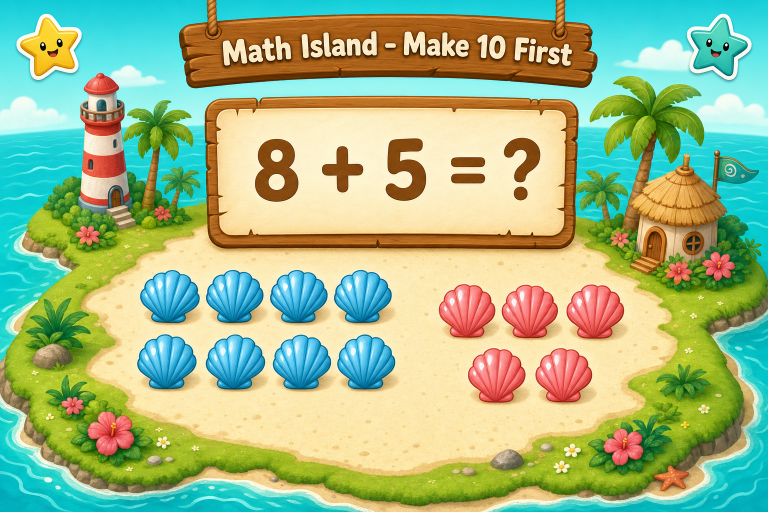
#> input picture scripts/assets/make-ten-first-v2/scene1.png, 1536 x 1024 px (shown at 1/2 size)
$ python -i tens_and_ones_video_v3.py   (imports and definitions only)
#> lines starting #> are read from the running program, lines starting #| are printed output that depends on the picture
from __future__ import annotations

import importlib.util
import math
import shutil
import subprocess
from pathlib import Path

from PIL import Image, ImageDraw, ImageFilter, ImageFont

BASE_PATH = Path('/Users/mac/tools/math-island/scripts/make_ten_first_video.py')
spec = importlib.util.spec_from_file_location('make_ten_first_video_base', BASE_PATH)
# [2 lines not run here, left out]
base = importlib.util.module_from_spec(spec)
# [1 line not run here, left out]

WIDTH = 1280
HEIGHT = 720
FPS = 12
DURATION = 42.264
TOTAL_FRAMES = math.ceil(DURATION * FPS)

ROOT = Path('/Users/mac/tools/math-island')
OUTPUT_DIR = ROOT / 'dist/video'
FRAMES_DIR = OUTPUT_DIR / 'frames/tens-and-ones-v3'
SILENT_VIDEO = OUTPUT_DIR / 'math-island-tens-and-ones-v3-silent.mp4'
FINAL_VIDEO = OUTPUT_DIR / 'math-island-tens-and-ones-v3.mp4'
AUDIO = OUTPUT_DIR / 'tens-and-ones-v3-narration-synced.mp3'

FONT_HEAD = '/System/Library/Fonts/Supplemental/Arial Rounded Bold.ttf'
FONT_BODY = '/System/Library/Fonts/Supplemental/Arial.ttf'

SKY_TOP = (168, 226, 243)
SKY_BOTTOM = (230, 246, 252)
OCEAN = (109, 204, 217)
OCEAN_DEEP = (71, 171, 208)
SAND = (240, 217, 160)
SAND_LIGHT = (247, 233, 192)
GRASS = (131, 201, 150)
GRASS_LIGHT = (190, 226, 160)
INK = (121, 79, 39)
SUBINK = (114, 93, 66)
WHITE = (253, 253, 245)
PARCHMENT = (240, 232, 216)
MINT = (25, 200, 185)
TEAL = (111, 196, 236)
GOLD = (245, 195, 28)
CORAL = (229, 146, 102)
ANSWER = (236, 118, 141)
BERRY = (177, 125, 238)
LEAF = (125, 195, 149)
SHADOW = (61, 52, 40, 28)

SCENES = [
    (0.0, 6.0),
    (6.0, 12.0),
    (12.0, 18.5),
    (18.5, 25.0),
    (25.0, 31.0),
    (31.0, 36.5),
    (36.5, DURATION),
]


def clamp(x: float, lo: float = 0.0, hi: float = 1.0) -> float:
    return max(lo, min(hi, x))


def ease(x: float) -> float:
    x = clamp(x)
    return x * x * (3 - 2 * x)


def scene_progress(t: float, idx: int) -> float:
    start, end = SCENES[idx]
    return clamp((t - start) / (end - start))


def lerp(a: float, b: float, p: float) -> float:
    return a + (b - a) * p


def mix(c1: tuple[int, int, int], c2: tuple[int, int, int], p: float) -> tuple[int, int, int]:
    p = clamp(p)
    return (
        int(lerp(c1[0], c2[0], p)),
        int(lerp(c1[1], c2[1], p)),
        int(lerp(c1[2], c2[2], p)),
    )


def rgba(rgb: tuple[int, int, int], a: int = 255) -> tuple[int, int, int, int]:
    return rgb + (a,)


def load_font(size: int, heading: bool = False):
    return ImageFont.truetype(FONT_HEAD if heading else FONT_BODY, size=size)


def text_bbox(draw: ImageDraw.ImageDraw, text: str, font) -> tuple[float, float]:
    l, t, r, b = draw.textbbox((0, 0), text, font=font)
    return float(r - l), float(b - t)


# [37 lines left out: functions draw_centered_text, wrap_text, island_shadow, draw_wood_card, not called in this run]


def draw_star_sticker(draw: ImageDraw.ImageDraw, x: float, y: float, r: float, fill=(247, 205, 103)):
    pts = []
    for i in range(10):
        ang = -math.pi / 2 + i * math.pi / 5
        rr = r if i % 2 == 0 else r * 0.45
        pts.append((x + math.cos(ang) * rr, y + math.sin(ang) * rr))
    draw.polygon(pts, fill=fill, outline=(255, 242, 210, 255))


# [6 lines left out: function draw_sparkles, not called in this run]


def draw_flower(draw: ImageDraw.ImageDraw, x: float, y: float, scale: float = 1.0):
    petal_colors = [(248, 166, 178), (130, 213, 187), (247, 205, 103)]
    r = 7 * scale
    for dx, dy, c in [(-8, 0, petal_colors[0]), (8, 0, petal_colors[1]), (0, -8, petal_colors[2]), (0, 8, petal_colors[0])]:
        draw.ellipse((x + dx - r, y + dy - r, x + dx + r, y + dy + r), fill=rgba(c, 240), outline=(255, 255, 255, 160), width=1)
    draw.ellipse((x - 5 * scale, y - 5 * scale, x + 5 * scale, y + 5 * scale), fill=(255, 243, 181, 255))


def draw_palm(draw: ImageDraw.ImageDraw, x: float, y: float, scale: float = 1.0):
    trunk = [(x, y), (x + 8 * scale, y - 30 * scale), (x + 14 * scale, y - 55 * scale)]
    draw.line(trunk, fill=(154, 131, 90, 255), width=max(2, int(6 * scale)))
    topx, topy = trunk[-1]
    for ang in [-70, -35, 0, 35, 70]:
        dx = 28 * scale * math.cos(math.radians(ang))
        dy = 20 * scale * math.sin(math.radians(ang))
        draw.ellipse((topx + dx - 16 * scale, topy + dy - 7 * scale, topx + dx + 16 * scale, topy + dy + 7 * scale), fill=(138, 198, 138, 255), outline=(95, 163, 119, 255), width=1)


def draw_path_pebbles(draw: ImageDraw.ImageDraw, points):
    for i, (x, y) in enumerate(points):
        w = 22 + (i % 2) * 8
        h = 12 + ((i + 1) % 2) * 6
        draw.ellipse((x - w, y - h, x + w, y + h), fill=(232, 226, 214, 220), outline=(212, 185, 122, 180), width=2)


def draw_background(img: Image.Image):
    px = img.load()
    if px is None:
        raise RuntimeError('Failed to access pixel buffer')
    for y in range(HEIGHT):
        p = y / HEIGHT
        color = mix(SKY_TOP, SKY_BOTTOM, p)
        for x in range(WIDTH):
            px[x, y] = color
    draw = ImageDraw.Draw(img, 'RGBA')

    draw.ellipse((950, 70, 1110, 230), fill=(255, 241, 170, 185))
    draw.ellipse((970, 90, 1090, 210), fill=(255, 248, 197, 185))

    draw.rectangle((0, 525, WIDTH, 610), fill=(143, 214, 220, 140))
    for y in [548, 568, 588]:
        for x in range(30, WIDTH, 120):
            draw.arc((x, y, x + 55, y + 18), start=0, end=180, fill=(255, 255, 255, 150), width=2)

    draw.pieslice((60, 355, 760, 980), 180, 360, fill=GRASS_LIGHT, outline=(95, 163, 119, 120))
    draw.pieslice((560, 405, 1235, 930), 180, 360, fill=GRASS)
    draw.rectangle((0, 590, WIDTH, HEIGHT), fill=SAND)
    draw.ellipse((170, 518, 1110, 690), fill=(246, 231, 178, 175), outline=(212, 185, 122, 120), width=4)

    pebbles = [(280, 605), (355, 598), (430, 610), (505, 600), (580, 612), (655, 603), (730, 612), (805, 600), (880, 609), (955, 600)]
    draw_path_pebbles(draw, pebbles)

    draw_palm(draw, 135, 568, 1.0)
    draw_palm(draw, 1100, 560, 1.05)
    draw_flower(draw, 210, 612, 1.1)
    draw_flower(draw, 1030, 616, 1.0)
    draw_flower(draw, 1140, 620, 0.85)
    draw_star_sticker(draw, 126, 646, 16, fill=(130, 213, 187))
    draw_star_sticker(draw, 1156, 642, 16, fill=(247, 205, 103))


# [227 lines left out: functions draw_title, draw_caption, draw_equation, draw_small_badge, draw_shell_token, bundle_positions and 14 more, not called in this run]


def render_frame(frame_idx: int):
    t = frame_idx / FPS
    img = Image.new('RGB', (WIDTH, HEIGHT), SKY_TOP)
    draw_background(img)
    draw = ImageDraw.Draw(img, 'RGBA')

    if t < SCENES[1][0]:
        draw_scene1(draw, t)
    elif t < SCENES[2][0]:
        draw_scene2(draw, t)
    elif t < SCENES[3][0]:
        draw_scene3(draw, t)
    elif t < SCENES[4][0]:
        draw_scene4(draw, t)
    elif t < SCENES[5][0]:
        draw_scene5(draw, t)
    elif t < SCENES[6][0]:
        draw_scene6(draw, t)
    else:
        draw_scene7(draw, t)

    overlay = Image.new('RGBA', (WIDTH, HEIGHT), (0, 0, 0, 0))
    od = ImageDraw.Draw(overlay, 'RGBA')
    od.rectangle((0, 0, WIDTH, HEIGHT), fill=(255, 255, 255, 0))
    od.ellipse((-150, -80, 1430, 900), fill=(255, 255, 255, 0), outline=None)
    overlay = overlay.filter(ImageFilter.GaussianBlur(20))
    img = Image.alpha_composite(img.convert('RGBA'), overlay).convert('RGB')

    out = FRAMES_DIR / f'frame_{frame_idx:04d}.png'
    img.save(out)


# [5 lines left out: function ensure_dirs, not called in this run]


def run(cmd: list[str]):
    print('RUN:', ' '.join(cmd))
    subprocess.run(cmd, check=True)


# [20 lines left out: functions encode_video, main, not called in this run]


# [2 lines not run here, left out]

>>> import cv2
>>> picture = cv2.imread('assets/make-ten-first-v2/scene1.png', cv2.IMREAD_GRAYSCALE)
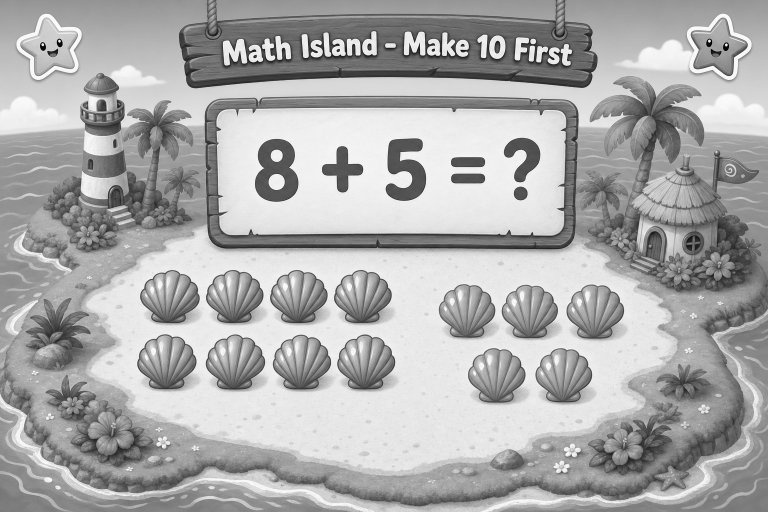
#> picture: shape (1024, 1536) (shown at 1/2 size); min 0, max 255, mean 170.7
>>> result = render_frame(picture)
#> in render_frame, `img = Image.new('RGB', (WIDTH, HEIGHT), SKY_TOP)`:
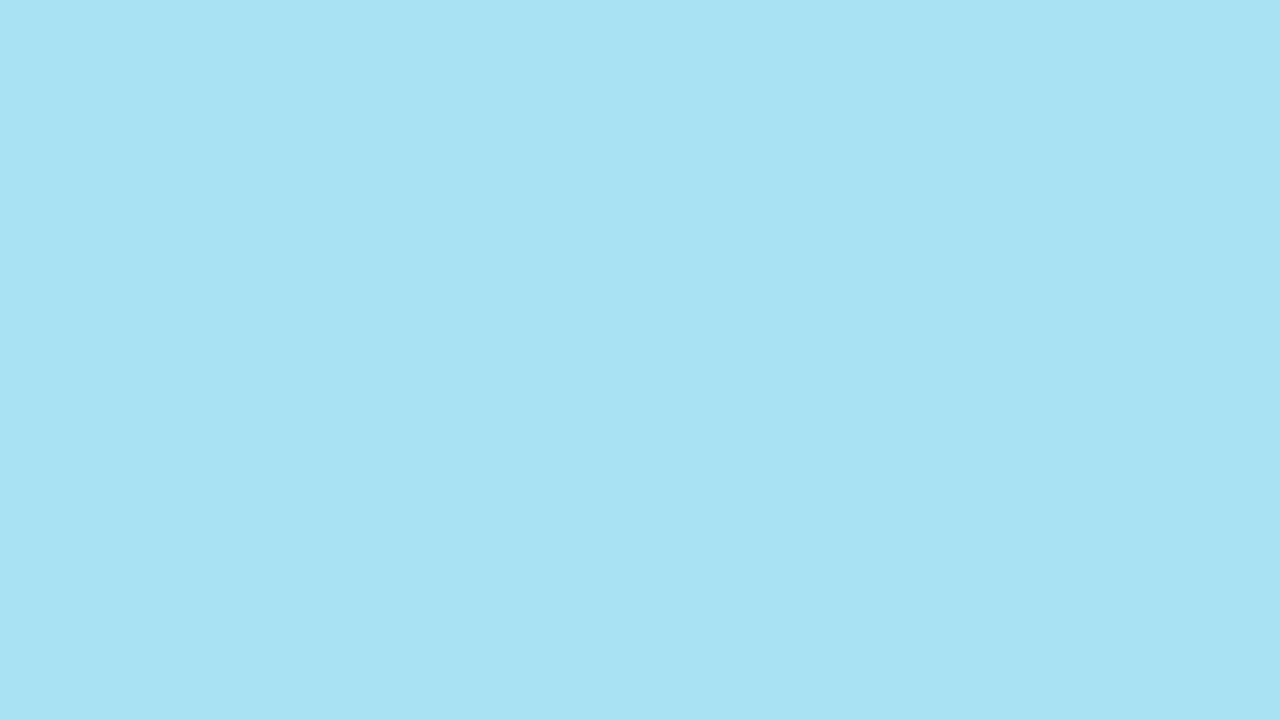
#> img: PIL image 1280x720 RGB; mean R, G, B 168, 226, 243
#> in draw_background, `draw = ImageDraw.Draw(img, 'RGBA')`:
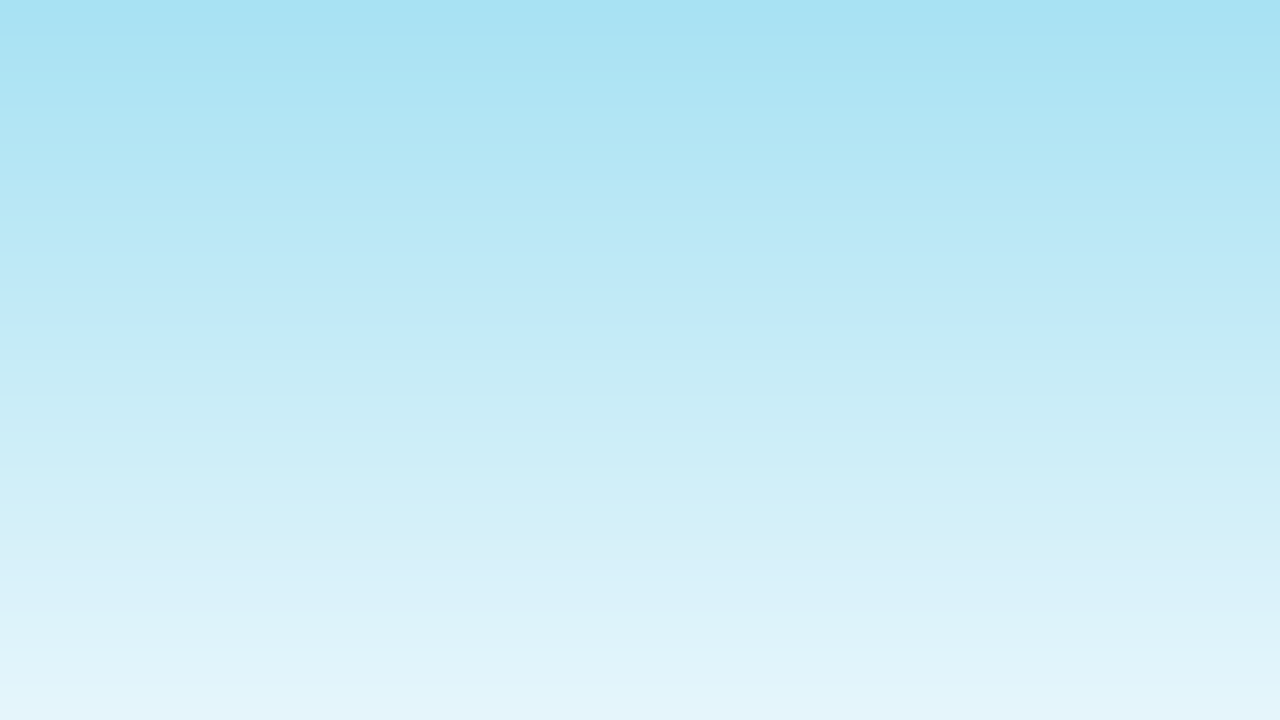
#> img: PIL image 1280x720 RGB; mean R, G, B 198.5, 235.5, 247
#> in render_frame, `draw_background(img)`:
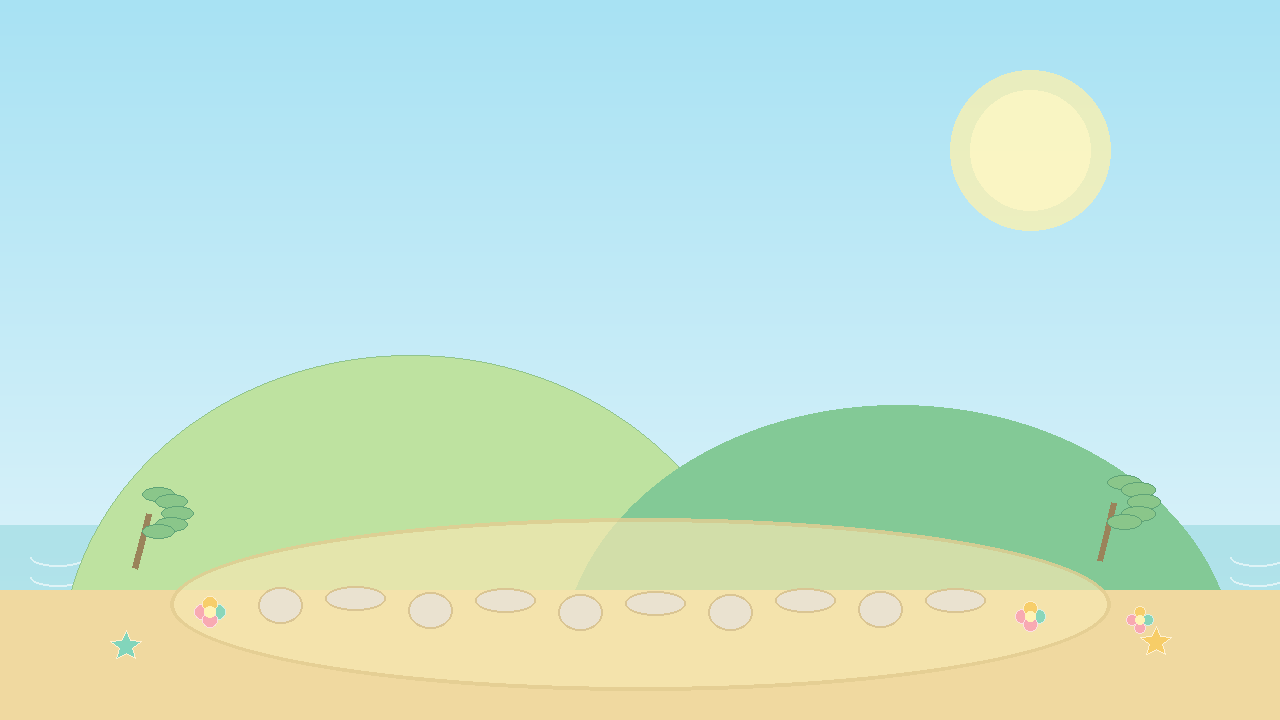
#> img: PIL image 1280x720 RGB; mean R, G, B 195.7, 226.8, 211.7
#> (the run stopped early here; a loop or call above may not have finished)

$ run again, on scripts/assets/make-ten-first-v2/scene2.png
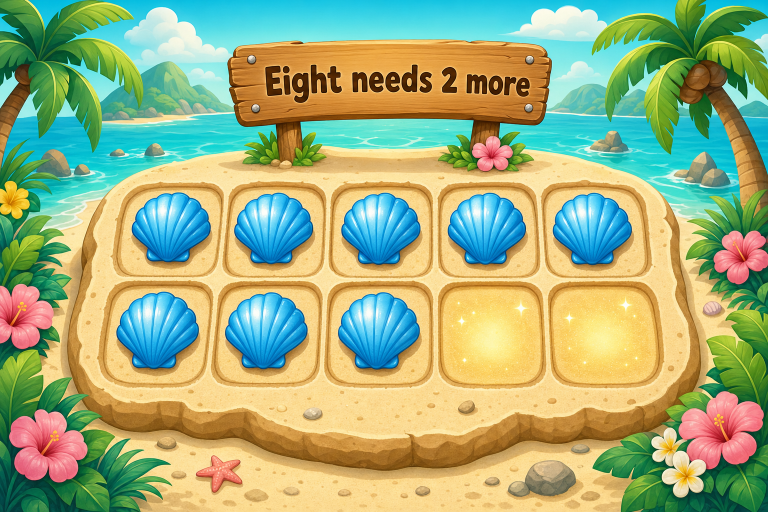
#> input picture scripts/assets/make-ten-first-v2/scene2.png, 1536 x 1024 px (shown at 1/2 size)
#> `picture = cv2.imread('assets/make-ten-first-v2/scene1.png', cv2.IMREAD..`:
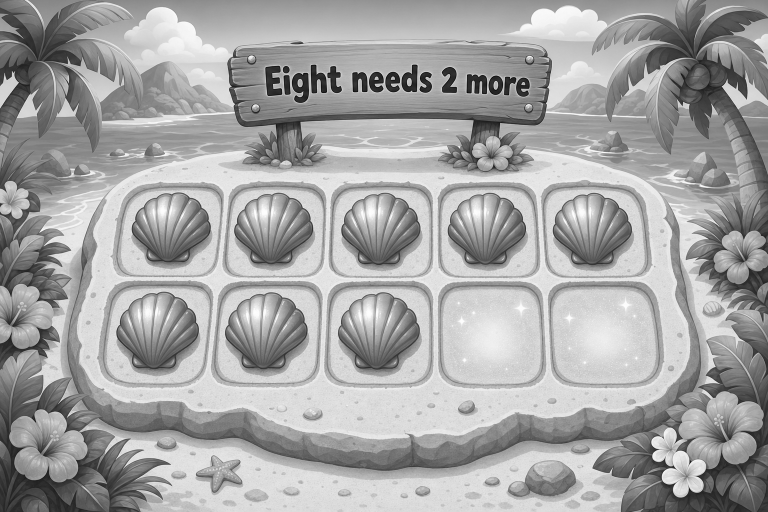
#> picture: shape (1024, 1536) (shown at 1/2 size); min 0, max 255, mean 164.2

$ run again, on scripts/assets/make-ten-first-v2/scene3.png
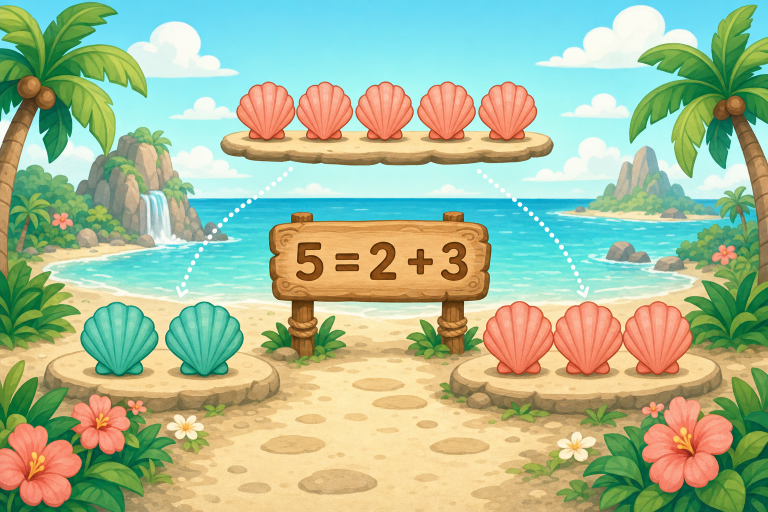
#> input picture scripts/assets/make-ten-first-v2/scene3.png, 1536 x 1024 px (shown at 1/2 size)
#> `picture = cv2.imread('assets/make-ten-first-v2/scene1.png', cv2.IMREAD..`:
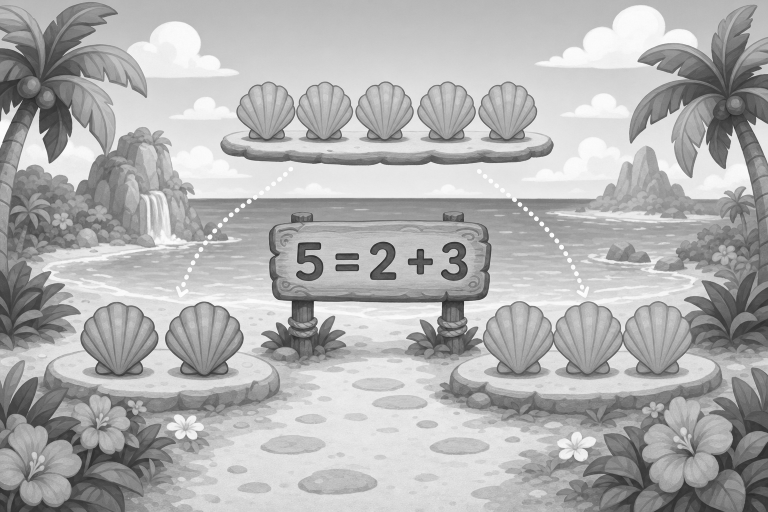
#> picture: shape (1024, 1536) (shown at 1/2 size); min 27, max 255, mean 176.2
#> in render_frame, `t = frame_idx / FPS`:
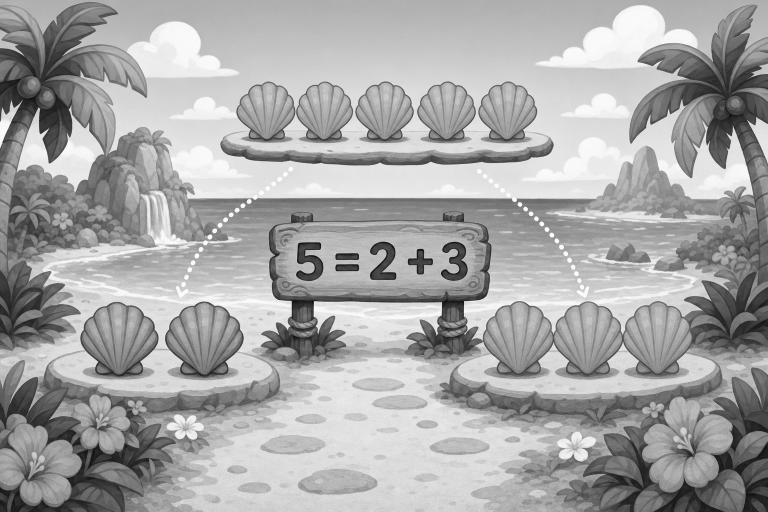
#> t: shape (1024, 1536) float64 (shown at 1/2 size); min 2.25, max 21.25, mean 14.7; drawn with min black and max white

$ run again, on scripts/assets/make-ten-first-v2/scene4.png
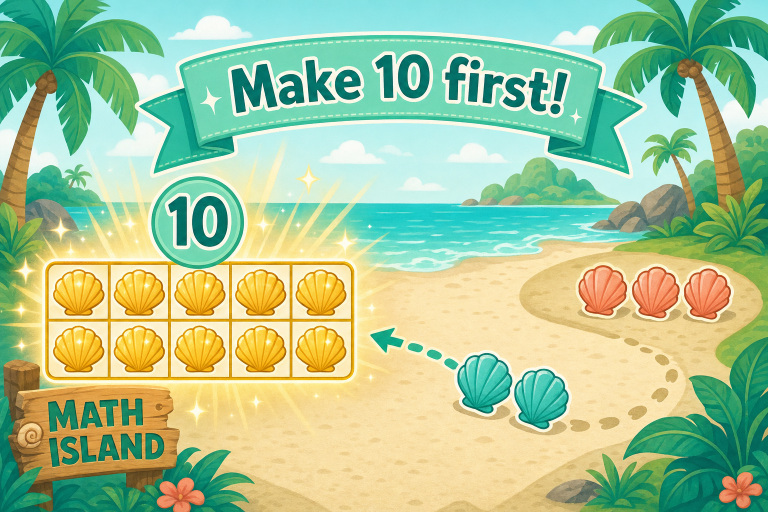
#> input picture scripts/assets/make-ten-first-v2/scene4.png, 1536 x 1024 px (shown at 1/2 size)
#> `picture = cv2.imread('assets/make-ten-first-v2/scene1.png', cv2.IMREAD..`:
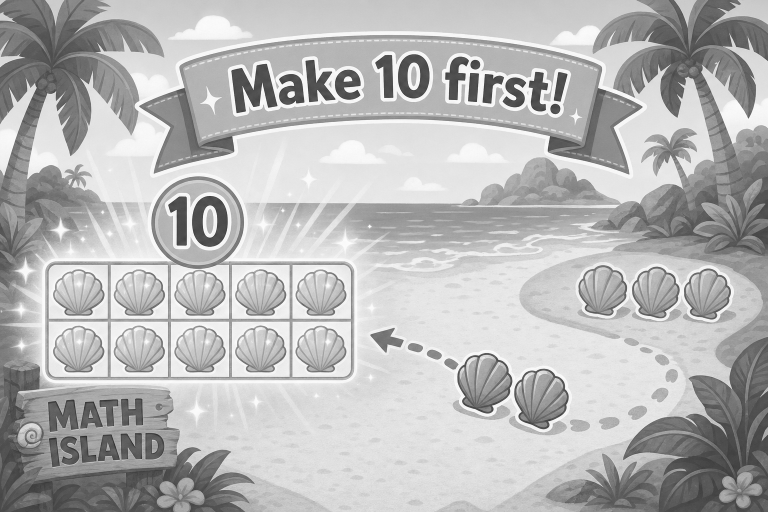
#> picture: shape (1024, 1536) (shown at 1/2 size); min 28, max 255, mean 182.9
#> in render_frame, `t = frame_idx / FPS`:
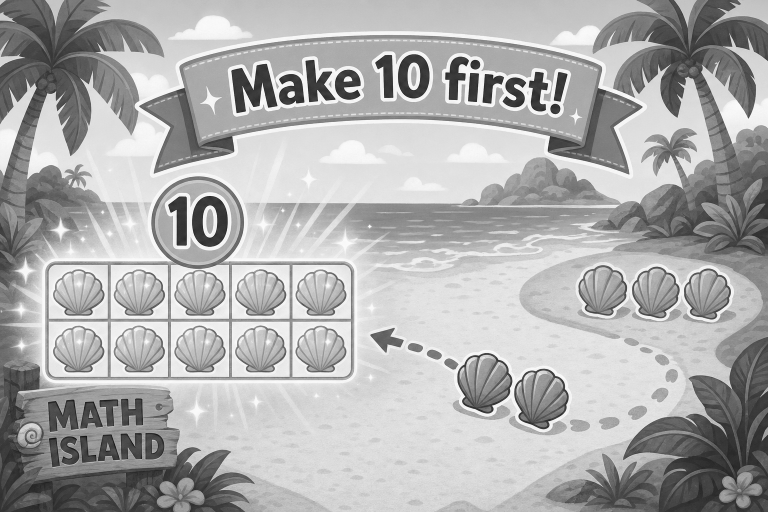
#> t: shape (1024, 1536) float64 (shown at 1/2 size); min 2.33, max 21.25, mean 15.2; drawn with min black and max white
